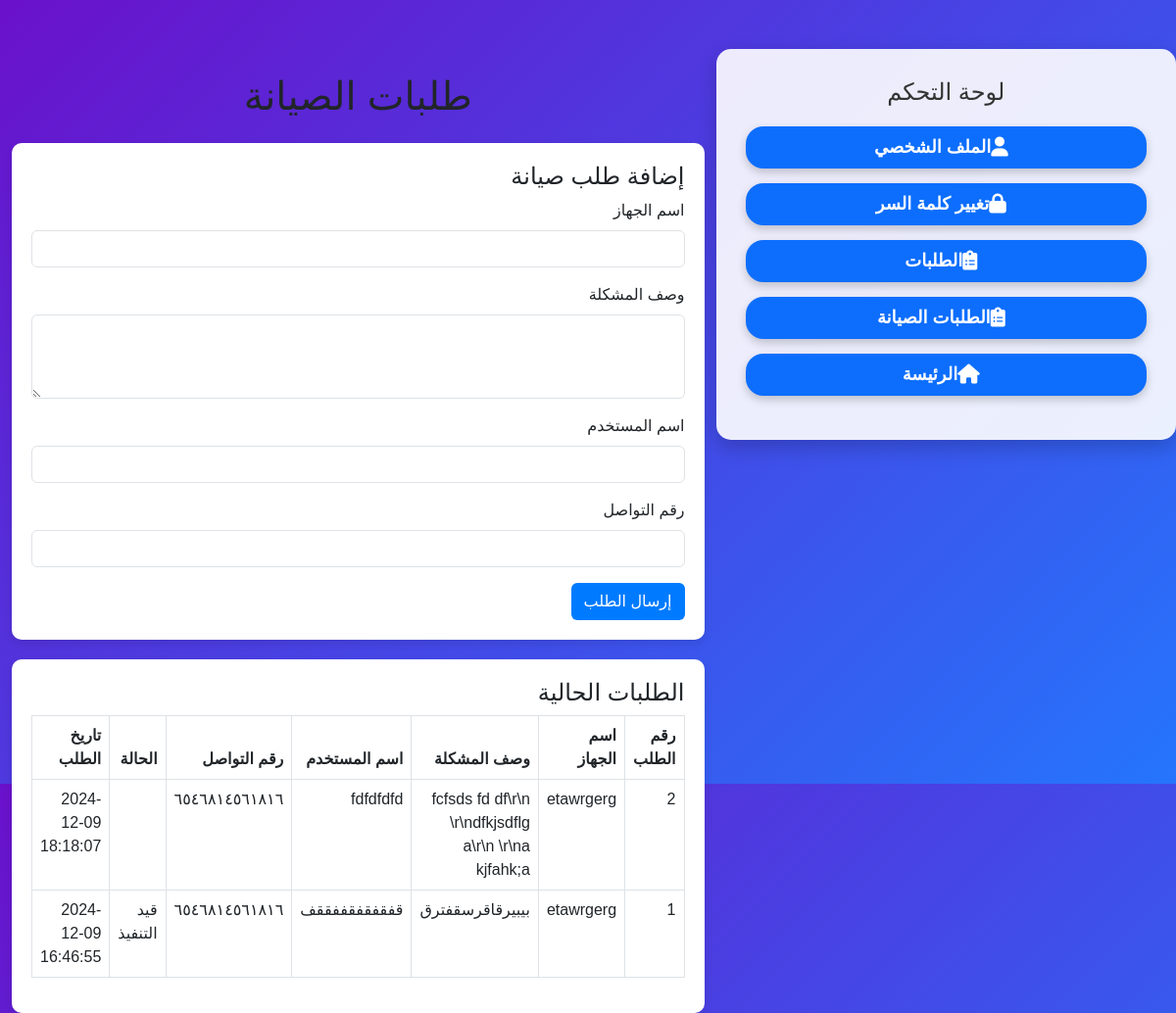
Screenshot of /user/maintenance_requests.php with the database file from the repository.
### tables this page shows
CREATE TABLE `maintenance_requests` (
  `id` int NOT NULL,
  `device_name` varchar(255) NOT NULL,
  `issue_description` text NOT NULL,
  `user_name` varchar(255) NOT NULL,
  `user_contact` varchar(50) NOT NULL,
  `status` varchar(50) DEFAULT NULL,
  `created_at` timestamp NULL DEFAULT CURRENT_TIMESTAMP
);

### user/maintenance_requests.php (the view, shortened to what this page needs)
<?php
include '../db.php';
include 'nav.php';
$requests_query = "SELECT * FROM maintenance_requests ORDER BY created_at DESC";
$requests_result = $conn->query($requests_query);
?>
<!DOCTYPE html>
<html lang="ar">
<head>
    <link href="https://cdn.jsdelivr.net/npm/bootstrap@5.3.0-alpha3/dist/css/bootstrap.min.css" rel="stylesheet">
</head>
<body>
<div class="container mt-4">
    <h1 class="text-center mb-4">طلبات الصيانة</h1>
    <div class="form-container">
        <h4>إضافة طلب صيانة</h4>
        <form method="POST" action="">
            <div class="mb-3">
                <label for="device_name" class="form-label">اسم الجهاز</label>
                <input type="text" class="form-control" id="device_name" name="device_name" required>
            </div>
            <div class="mb-3">
                <label for="issue_description" class="form-label">وصف المشكلة</label>
                <textarea class="form-control" id="issue_description" name="issue_description" rows="3" required></textarea>
            </div>
            <div class="mb-3">
                <label for="user_name" class="form-label">اسم المستخدم</label>
                <input type="text" class="form-control" id="user_name" name="user_name" required>
            </div>
            <div class="mb-3">
                <label for="user_contact" class="form-label">رقم التواصل</label>
                <input type="text" class="form-control" id="user_contact" name="user_contact" required>
            </div>
            <button type="submit" class="btn btn-submit">إرسال الطلب</button>
        </form>
    </div>
    <div class="table-container">
        <h4>الطلبات الحالية</h4>
        <table class="table table-bordered">
            <thead>
            <tr>
                <th>رقم الطلب</th>
                <th>اسم الجهاز</th>
                <th>وصف المشكلة</th>
                <th>اسم المستخدم</th>
                <th>رقم التواصل</th>
                <th>الحالة</th>
                <th>تاريخ الطلب</th>
            </tr>
            </thead>
            <tbody>
            <?php while ($request = $requests_result->fetch_assoc()): ?>
                <tr>
                    <td><?php echo $request['id']; ?></td>
                    <td><?php echo htmlspecialchars($request['device_name']); ?></td>
                    <td><?php echo htmlspecialchars($request['issue_description']); ?></td>
                    <td><?php echo htmlspecialchars($request['user_name']); ?></td>
                    <td><?php echo htmlspecialchars($request['user_contact']); ?></td>
                    <td><?php echo htmlspecialchars($request['status']); ?></td>
                    <td><?php echo htmlspecialchars($request['created_at']); ?></td>
                </tr>
            <?php endwhile; ?>
            </tbody>
        </table>
    </div>
</div>
</body>
</html>

### user/nav.php (style rules this page uses)
body { font-family: 'Arial', sans-serif; background: linear-gradient(135deg, #6a11cb, #2575fc); margin: 0; padding: 0; display: flex; justify-content: center; align-items: flex-start; height: 100vh; padding-top: 50px; color: #ffffff; }

### user/maintenance_requests.php (style rules this page uses)
body { font-family: 'Tajawal', sans-serif; background-color: #f8f9fa; }
.form-container { background: #fff; padding: 20px; border-radius: 10px; box-shadow: 0 4px 10px rgba(0, 0, 0, 0.1); margin-bottom: 20px; }
.table-container { background: #fff; padding: 20px; border-radius: 10px; box-shadow: 0 4px 10px rgba(0, 0, 0, 0.1); }
.btn-submit { background-color: #007bff; color: #fff; }

### rows the page displays
maintenance_requests: id "2", device_name "etawrgerg", issue_description "fcfsds fd df\\r\\n \\r\\ndfkjsdflg a\\r\\n \\r\\na kjfahk;a", user_name "fdfdfdfd", user_contact "٦٥٤٦٨١٤٥٦١٨١٦", created_at "2024-12-09 18:18:07"
maintenance_requests: id "1", device_name "etawrgerg", issue_description "بيبيرقاقرسقفترق", user_name "قفقفقفقففققف", user_contact "٦٥٤٦٨١٤٥٦١٨١٦", status "قيد التنفيذ", created_at "2024-12-09 16:46:55"
